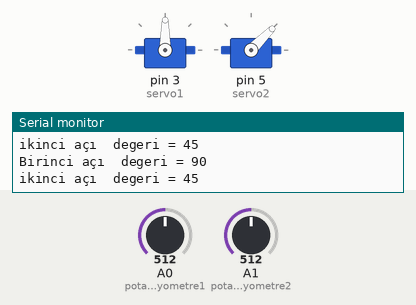
Simulated run of this sketch. Board: Arduino Uno, built with avr-gcc and run on an emulated ATmega328P. Parts: 2 × servo, the last lines printed to the serial monitor. The test bench sets the inputs (shaded band); at power-on: A0 (potansiyometre1) = 512, A1 (potansiyometre2) = 512.

Above: at 1.2 s.
1.3 s: A0 (potansiyometre1) set to 551
At 2.3 s:
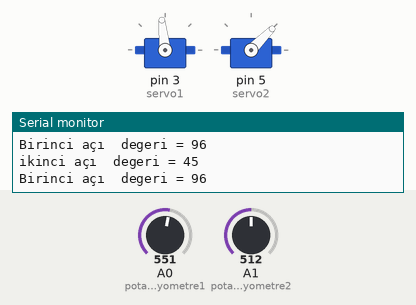
4.3 s: A0 (potansiyometre1) set to 576
At 5.5 s:
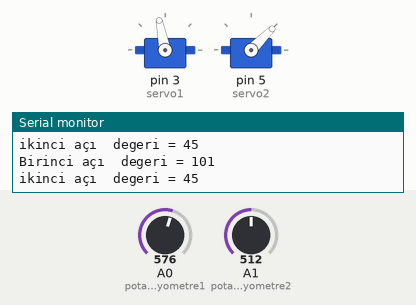
5.8 s: A1 (potansiyometre2) set to 125
At 6.8 s:
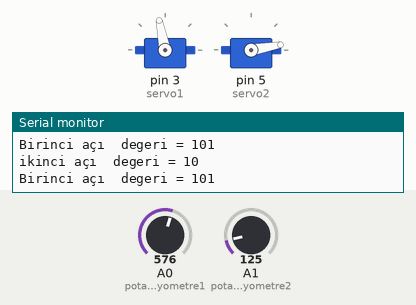
7.3 s: A1 (potansiyometre2) set to 105
At 8.4 s:
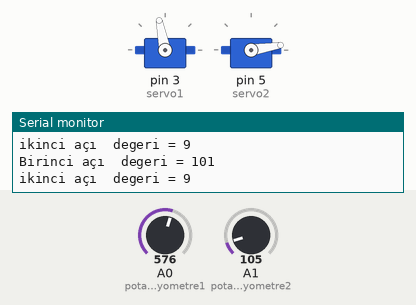
10.3 s: A1 (potansiyometre2) set to 306
At 10.7 s:
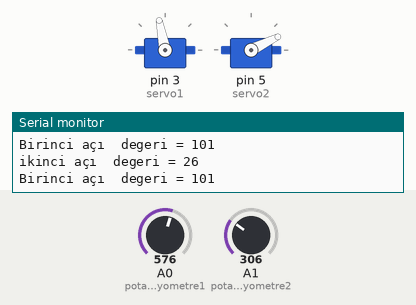
11.8 s: A0 (potansiyometre1) set to 511
At 12.2 s:
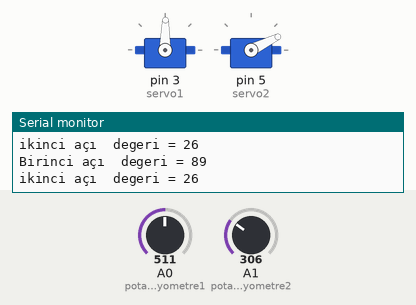
Timing chart, 0 to 14.3 s (numbered marks = the images above; inputs shaded):
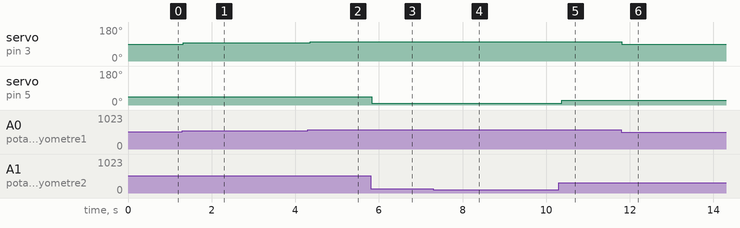

The sketch:

servo_potla.ino
```cpp
#include<Servo.h>
Servo servo1;
Servo servo2;
#define potansiyometre1 A0
#define potansiyometre2 A1
int pot1_degeri;
int pot2_degeri;

void setup() {
 Serial.begin(9600); // buradan seri haberleşme başlatıyoruz
servo1.attach(3);
servo2.attach(5);
}

void loop() {
 pot1_degeri=analogRead(potansiyometre1);
 pot2_degeri=analogRead(potansiyometre2);
int ilk_deger=map(pot1_degeri , 0, 1023, 0, 180);
int ikinci_deger=map(pot2_degeri , 0, 1023, 0, 90);
/********************LÜTFEN******************
********************KODU*********************
*************ÇALIŞTIRDIĞINIZDA***************
**********************AÇILAR*****************
********************İÇİN*********************
*******************SERİ**********************
*******************PORT**********************
****************EKRANINDAN*******************
****************YARARLANINIZ*****************
******************HAZIRLYAN******************
*****************SARA************************
******************AKMAN*********************/

servo1.write(ilk_deger);
  Serial.print("Birinci açı  degeri = ");
  Serial.println(ilk_deger);
servo2.write(ikinci_deger);
  Serial.print("ikinci açı  degeri = ");
  Serial.println(ikinci_deger);
  delay(15);
}
```

Measured:
- after the input at 1.3 s, servo on pin 3 (servo1): 90° → 96° at once
- after the input at 4.3 s, servo on pin 3 (servo1): 96° → 101° after 0.05 s
- after the input at 5.8 s, servo on pin 5 (servo2): 45° → 10° at once
- after the input at 7.3 s, servo on pin 5 (servo2): 10° → 9° at once
- after the input at 10.3 s, servo on pin 5 (servo2): 9° → 26° after 0.07 s
- after the input at 11.8 s, servo on pin 3 (servo1): 101° → 89° at once
